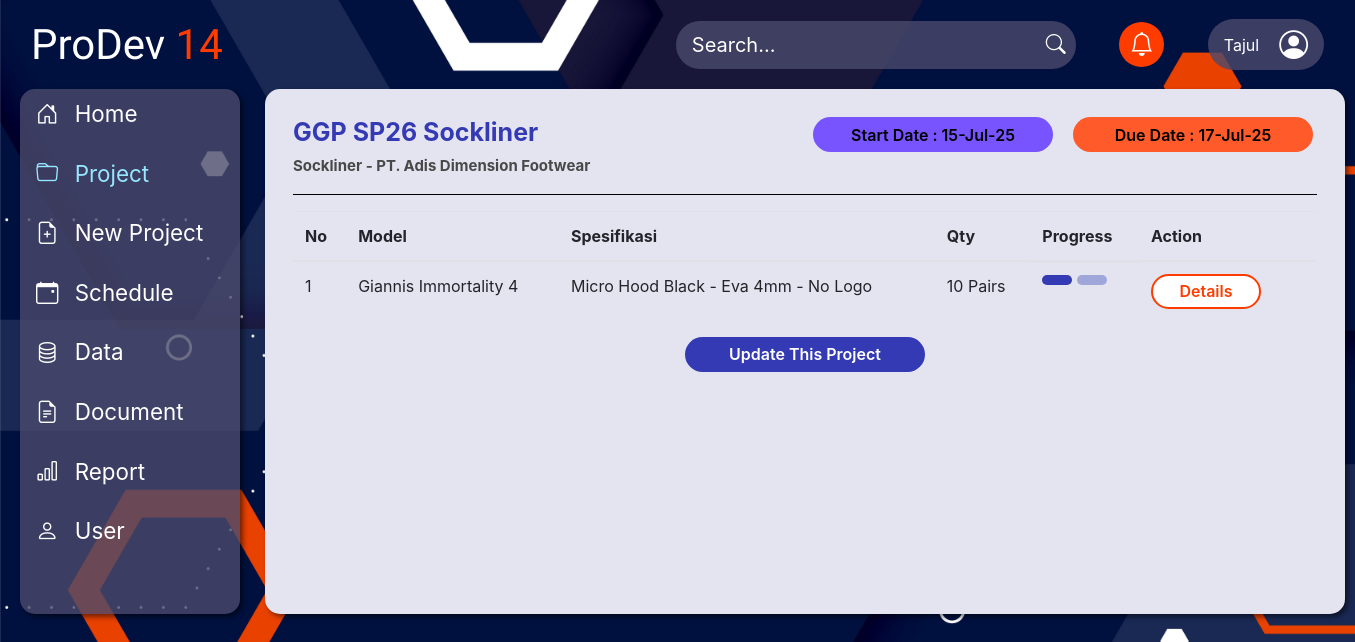
/public/project/detail/P-IAA170004, run on the app's committed database.
### tables this page shows
CREATE TABLE `operate` (
  `id_operate` varchar(20) NOT NULL,
  `id_product` varchar(20) NOT NULL,
  `id_step` varchar(20) NOT NULL,
  `nik_user` varchar(10) NOT NULL,
  `type` varchar(10) NOT NULL,
  `note` varchar(100) NOT NULL,
  `created_at` datetime NOT NULL DEFAULT current_timestamp()
);

CREATE TABLE `project` (
  `id_project` varchar(20) NOT NULL,
  `id_category` varchar(5) NOT NULL,
  `id_customer` varchar(5) NOT NULL,
  `project` varchar(50) NOT NULL,
  `start_date` datetime NOT NULL DEFAULT current_timestamp(),
  `due_date` datetime NOT NULL,
  `status` varchar(50) NOT NULL,
  `progress` int(11) NOT NULL
);

CREATE TABLE `category` (
  `id_category` varchar(5) NOT NULL,
  `category` varchar(20) NOT NULL,
  `leader` varchar(30) NOT NULL,
  `work_flow` varchar(500) NOT NULL
);

CREATE TABLE `customer` (
  `id_customer` varchar(5) NOT NULL,
  `customer` varchar(30) NOT NULL,
  `address` varchar(70) NOT NULL
);

CREATE TABLE `product` (
  `id_product` varchar(20) NOT NULL,
  `id_project` varchar(20) NOT NULL,
  `model` varchar(30) NOT NULL,
  `spesifikasi` varchar(100) NOT NULL,
  `stage` varchar(20) NOT NULL,
  `qty` int(11) NOT NULL,
  `uom` varchar(10) NOT NULL,
  `completion_date` datetime NOT NULL
);

CREATE TABLE `step` (
  `id_step` varchar(20) NOT NULL,
  `id_project` varchar(20) NOT NULL,
  `nik_user` varchar(10) NOT NULL,
  `step` varchar(30) NOT NULL,
  `area` varchar(20) NOT NULL,
  `plan_date` datetime NOT NULL
);

### app/core/Controller.php (called while the page is built, shortened)
<?php
class Controller
{
  public function view($view, $data = [])
  {
    require_once '../app/views/' . $view . '.php';
  }
  public function model($model)
  {
    return new $model;
  }
}

### app/controllers/Project.php (called while the page is built, shortened)
<?php
class Project extends Controller
{
  function detail($id){
    $data['title'] = 'Detail Product';
    $data['product'] = $this->model('Project_Model')->getProjectById($id);
    $data['product_list'] = $this->model('Project_model')->getProducyByProjectId($id);
    $data['steps'] = $this->model('Project_Model')->getCountStep($id);
    $data['operate'] = [];
    foreach ($data['steps'] as $step) {
      $data['operate'][$step['id_step']] = $this->model('Project_Model')->getCountOperate($step['id_step']);
    }
    $this->view('project/detail', $data);
  }
}

### app/core/App.php (called while the page is built, shortened)
<?php
class App
{
  protected $method = 'index';
  protected $params = [];
  public function __construct()
  {
    $url = $this->parseURL();
    if (isset($url[0]) && file_exists('../app/controllers/' . $url[0] . '.php')) {
      unset($url[0]);
    }
    $this->controller = new $this->controller;
    if (isset($url[1])) {
      if (method_exists($this->controller, $url[1])) {
        $this->method = $url[1];
        unset($url[1]);
      }
    }
    if (!empty($url)) {
      $this->params = array_values($url);
    }
    call_user_func_array([$this->controller, $this->method], $this->params);
  }
  public function parseURL()
  {
    if (isset($_GET['url'])) {
      $url = rtrim($_GET['url'], '/');
      $url = filter_var($url, FILTER_SANITIZE_URL);
      $url = explode('/', $url);
      return $url;
    }
  }
}

### public/index.php (called while the page is built, shortened)
<?php
$app = new App;

### app/core/Database.php (called while the page is built, shortened)
<?php
class Database
{
  private $host = DB_HOST;
  private $user = DB_USER;
  private $pass = DB_PASS;
  private $db_name = DB_NAME;
  private $dbh;
  private $stmt;
  public function __construct()
  {
    $dsn = 'mysql:host=' . $this->host . ';dbname=' . $this->db_name;
    $option = [
      PDO::ATTR_PERSISTENT => true,
      PDO::ATTR_ERRMODE => PDO::ERRMODE_EXCEPTION
    ];
    try {
      $this->dbh = new PDO($dsn, $this->user, $this->pass, $option);
    } catch (PDOException $e) {
      die($e->getMessage());
    }
  }
  public function query($query)
  {
    $this->stmt = $this->dbh->prepare($query);
  }
  public function bind($param, $value, $type = null)
  {
    if (is_null($type)) {
      switch (true) {
        default:
          $type = PDO::PARAM_STR;
      }
    }
    $this->stmt->bindValue($param, $value, $type);
  }
  public function execute()
  {
    $this->stmt->execute();
  }
  public function resultSet()
  {
    $this->execute();
    return $this->stmt->fetchAll(PDO::FETCH_ASSOC);
  }
  public function single()
  {
    $this->execute();
    return $this->stmt->fetch(PDO::FETCH_ASSOC);
  }
}

### app/models/Project_model.php (called while the page is built, shortened)
<?php
class Project_model
{
  private $db;
  public function __construct()
  {
    $this->db = new Database;
  }
  public function getProjectById($id)
  {
    $this->db->query('SELECT * FROM
                        operate op
                      JOIN
                        product pd ON op.id_product = pd.id_product
                      JOIN
                        project pj ON pd.id_project = pj.id_project
                      JOIN
                        customer ct ON pj.id_customer = ct.id_customer
                      JOIN
                        category cg ON pj.id_category = cg.id_category
                      JOIN
                        step st ON op.id_step = st.id_step
                      WHERE pj.id_project=:id');
    $this->db->bind('id', $id);
    return $this->db->single();
  }
  public function getCountStep($id)
  {
    $this->db->query('SELECT * FROM
                        step
                      WHERE id_project=:id');
    $this->db->bind('id', $id);
    return $this->db->resultSet();
  }
  public function getCountOperate($id_step)
  {
    $this->db->query('SELECT * FROM operate WHERE id_step = :id_step');
    $this->db->bind('id_step', $id_step);
    return $this->db->resultSet();
  }
  public function getProducyByProjectId ($id_project)  {
     $this->db->query("SELECT prd.model,
                    prd.spesifikasi,
                    concat(prd.qty, ' ', prd.uom) qty,
                    prj.id_project,
                    prd.id_product,
                    opr.id_step
              FROM project prj
                  JOIN product prd
                      on prd.id_project = prj.id_project
                  JOIN operate opr
                      on prd.id_product = opr.id_product
                  join step stp
                      on opr.id_step = stp.id_step
              WHERE prj.id_project =:id_project
              GROUP by prd.id_product");
    $this->db->bind('id_project', $id_project);
    return $this->db->resultSet();
  }
  public function getOperatebyProduct($id_product){
    $this->db->query("SELECT * FROM operate opr
                      JOIN step stp on opr.id_step = stp.id_step
                      where opr.id_product = :id_product");
    $this->db->bind('id_product', $id_product);
    return $this->db->resultSet();
  }
}

### app/views/project/detail.php (the view, shortened to what this page needs)
<div class="container">
  <div class="card p-2" id="bg-card" style="height: 525px;">
          <div class="card-body">
            <div class="d-flex">
              <div style="width: 500px;">
                <h4 class="project-detail-title"><?= $data['product']['project']; ?></h4>
                <div class="project-detail-catcust"><?= $data['product']['category']; ?> - <?= $data['product']['customer']; ?></div>
              </div>
              <div class="d-flex justify-content-end">
                <div class="project-detail-startdate d-flex align-items-center">Start Date : <?= date('d-M-y', strtotime($data['product']['start_date'])); ?></div>
                <div class="project-detail-duedate d-flex align-items-center">Due Date : <?= date('d-M-y', strtotime($data['product']['due_date'])); ?></div>
              </div>
            </div>
            <hr style="background-color: black;">
            <table class="table border-0">
            <thead>
              <tr>
                <th>No</th>
                <th>Model</th>
                <th>Spesifikasi</th>
                <th>Qty</th>
                <th>Progress</th>
                <th>Action</th>
              </tr>
            </thead>
            <tbody>
              <?php
              $i = 1;
              foreach ($data['product_list'] as $prod) : ?>
              <?php
                 $model = new Project_model();
                 $operrates = $model -> getOperatebyProduct($prod['id_product']);
              ?>
                <tr>
                  <td><?= $i; ?></td>
                  <td><?= $prod['model']; ?></td>
                  <td><?= $prod['spesifikasi']; ?></td>
                  <td><?= $prod['qty']; ?></td>
                  <td class="d-flex"><div class="d-flex me-1">
                        <?php foreach ($data['steps'] as $steps) : ?>
                        <div style="margin-top: 0 !important;" class="<?php
                            $class = 'progress-bar';
                            foreach ($operrates as $operate) {
                              if ($operate['id_step'] == $steps['id_step']) {
                                $class = 'progress-bar-fill me-1';
                                break;
                              }
                            }
                            echo $class;
                          ?>"></div>
                        <?php endforeach; ?>
                      </div>
                    </td>
                  <td>
                    <a href="<?= BASEURL; ?>/project/detail_product/<?= $prod['id_product']; ?>/<?= $prod['id_product']; ?>" class="project-detail d-flex align-items-center">Details</a>
                  </td>
                </tr>
              <?php
              $i++;
              endforeach ?>
            </tbody>
            </table>
            <div class="d-flex align-items-center justify-content-center">
              <a href="#" class="btn-update-project d-flex align-items-center tampilModalUpdate" data-toggle="modal" data-target="#ModalUpdate" data-id="<?= $prod['id_project']; ?>">Update This Project</a>
            </div>
          </div>
  </div>
</div>

### public/css/style.css (style rules this page uses)
html, body { height: 100%; width: 100%; margin: 0; padding: 0; }
body { background-image: url(../img/background.jpg); background-size: cover; background-repeat: no-repeat; background-attachment: fixed; }
.jumbotron, .container { margin-left: 110px; width: calc(200vh - 210px); height: calc(100vh - 110px); }
#bg-card { background-color: #e4e4f0; margin-left: 140px; width: 1080px; border-radius: 15px; border: none; box-shadow: 3px 3px 5px rgba(0, 0, 0, 0.5); }
.project-detail { border-radius: 20px; background-color: #ffffff; width: 110px; height: 35px; text-align: center; border: 2px solid #ff3c00; justify-content: center; color: #ff3c00; margin-right: 20px; font-size: 16px; font-weight: 600; }
.project-detail-duedate, .project-detail-startdate { border-radius: 20px; width: 240px; height: 35px; text-align: center; justify-content: center; color: black; margin-left: 20px; font-size: 16px; font-weight: 600; }
.project-detail-startdate { background-color: #7754ff; }
.project-detail-duedate { background-color: #ff5b2a; }
.project-detail-title { font-size: 25px; font-weight: bold; color: #343ab4; }
.project-detail-catcust { font-size: 15px; font-weight: 700; width: 300px; color: #484848; }
.btn-update-project { border-radius: 20px; width: 240px; height: 35px; text-align: center; justify-content: center; color: white; font-size: 16px; font-weight: 600; background-color: #343ab4; }
.progress-bar { background-color: #9ea6da; margin-top: 10px; margin-right: 5px; width: 30px; height: 10px; border-radius: 5px; }
.progress-bar-fill { background-color: #343ab4; margin-top: -10px; margin-right: 5px; width: 30px; height: 10px; border-radius: 5px; }

### data on the page
operate: project.project "GGP SP26 Sockliner", category.category "Sockliner", customer.customer "PT. Adis Dimension Footwear", project.start_date "15-Jul-25", project.due_date "17-Jul-25"
product: model "Giannis Immortality 4", spesifikasi "Micro Hood Black - Eva 4mm - No Logo", qty "10 Pairs"
